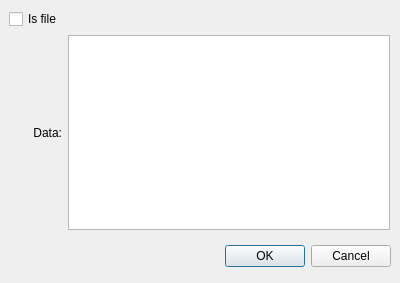
<?xml version="1.0" encoding="UTF-8"?>
<ui version="4.0">
 <class>AsyncInput</class>
 <widget class="QDialog" name="AsyncInput">
  <property name="geometry">
   <rect>
    <x>0</x>
    <y>0</y>
    <width>400</width>
    <height>283</height>
   </rect>
  </property>
  <property name="windowTitle">
   <string>Dialog</string>
  </property>
  <widget class="QDialogButtonBox" name="buttonBox">
   <property name="geometry">
    <rect>
     <x>50</x>
     <y>240</y>
     <width>341</width>
     <height>32</height>
    </rect>
   </property>
   <property name="orientation">
    <enum>Qt::Horizontal</enum>
   </property>
   <property name="standardButtons">
    <set>QDialogButtonBox::Cancel|QDialogButtonBox::Ok</set>
   </property>
  </widget>
  <widget class="QWidget" name="gridLayoutWidget">
   <property name="geometry">
    <rect>
     <x>9</x>
     <y>9</y>
     <width>381</width>
     <height>221</height>
    </rect>
   </property>
   <layout class="QGridLayout" name="gridLayout">
    <item row="0" column="0">
     <widget class="QCheckBox" name="checkBoxIsFile">
      <property name="text">
       <string>Is file</string>
      </property>
     </widget>
    </item>
    <item row="1" column="0">
     <widget class="QLabel" name="label">
      <property name="layoutDirection">
       <enum>Qt::LeftToRight</enum>
      </property>
      <property name="text">
       <string>Data:</string>
      </property>
      <property name="alignment">
       <set>Qt::AlignRight|Qt::AlignTrailing|Qt::AlignVCenter</set>
      </property>
     </widget>
    </item>
    <item row="1" column="1">
     <widget class="QTextEdit" name="textEditData"/>
    </item>
   </layout>
  </widget>
 </widget>
 <resources/>
 <connections>
  <connection>
   <sender>buttonBox</sender>
   <signal>accepted()</signal>
   <receiver>AsyncInput</receiver>
   <slot>accept()</slot>
   <hints>
    <hint type="sourcelabel">
     <x>248</x>
     <y>254</y>
    </hint>
    <hint type="destinationlabel">
     <x>157</x>
     <y>274</y>
    </hint>
   </hints>
  </connection>
  <connection>
   <sender>buttonBox</sender>
   <signal>rejected()</signal>
   <receiver>AsyncInput</receiver>
   <slot>reject()</slot>
   <hints>
    <hint type="sourcelabel">
     <x>316</x>
     <y>260</y>
    </hint>
    <hint type="destinationlabel">
     <x>286</x>
     <y>274</y>
    </hint>
   </hints>
  </connection>
 </connections>
</ui>
